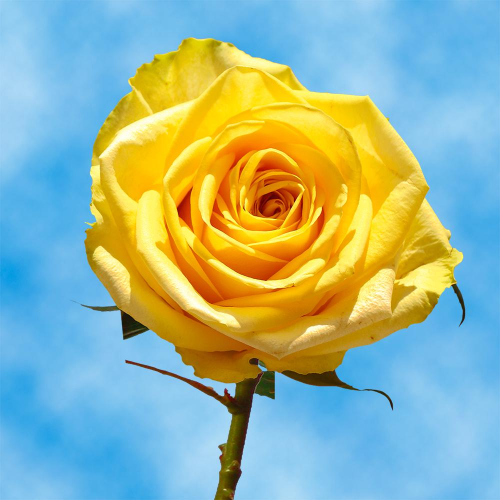
#> input picture yellow.jpeg, 1000 x 1000 px, found by its file name (shown at 1/2 size)
$ python piltest.py
#> lines starting #> are read from the running program, lines starting #| are printed output that depends on the picture
from PIL import Image
file = "/home/zhou/build/zhou/ledpanel/yellow.jpeg"
img = Image.open(file)
#> img is the input picture: PIL image 1000x1000 RGB; mean R, G, B 153.6, 181.3, 158
out = img.resize((16,16))
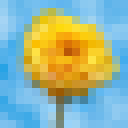
#> out: PIL image 16x16 RGB (shown 8 times larger); mean R, G, B 153.5, 181.3, 158.2
bufferall={}
bufferline=None
#print(out.getpixel((0,1))[2])
#img.show()
for y in range(16):
    bufferline=("$6 11|%d " %(y))
    for x in range(16):
        r,g,b=img.getpixel((x,y))
        #print("B: %x G: %x R: %x" %(out[y,x,0],out[y,x,1],out[y,x,2])) # B G R format
        if  b<16:
            bufferline=bufferline+"0"+("%x"%(b))
        else:
            bufferline=bufferline+("%x"%(b))
        if  g<0x10:
            bufferline=bufferline+"0"+("%x"%(g))
        else:
            bufferline=bufferline+("%x"%(g))
        if  r<0x10:
            bufferline=bufferline+"0"+("%x"%(r))
        else:
            bufferline=bufferline+("%x"%(r))
        if x==15:
            bufferline=bufferline+(" %d;" %(x))
        else:
            bufferline=bufferline+(" %d|" %(x))
    bufferall[y]=bufferline
    print(bufferall[y])
#> after the loop, bufferall = 16 items
